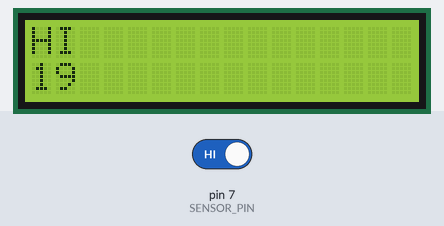
The sketch below on a simulated Arduino Uno, built with avr-gcc and run on an emulated ATmega328P. On the bench: 16×2 character LCD. The test bench sets the inputs (shaded band); at power-on: pin 7 (SENSOR_PIN) HIGH. What the sketch prints to the serial monitor is not drawn.

Above: at 1.2 s.
1.3 s: pin 7 (SENSOR_PIN) driven LOW
At 1.3 s:
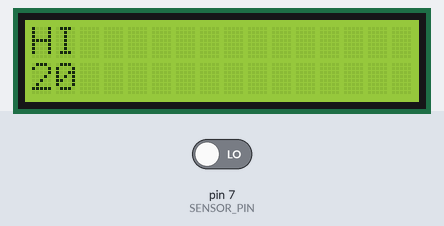
2.8 s: pin 7 (SENSOR_PIN) driven HIGH
At 3.26 s:
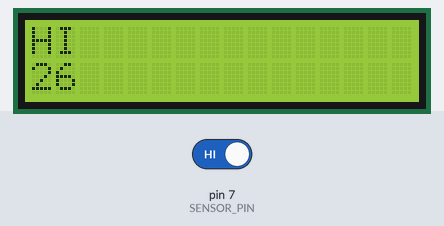

Measured:
- after the input at 2.8 s, the display: first changes after 0.06 s (image 2 shows a later state)

The sketch:

signoff3.ino
```cpp
// include the library code:
#include <LiquidCrystal.h>

// initialize the library by associating any needed LCD interface pin
// with the arduino pin number it is connected to
const int rs = 12, en = 11, d4 = 5, d5 = 4, d6 = 3, d7 = 2;
LiquidCrystal lcd(rs, en, d4, d5, d6, d7);
const byte LED_PIN = LED_BUILTIN; // LED_BUILTIN = 13 on the

const byte SENSOR_PIN = 7; // this is our interrupt pin for the tilt sensor
int state = 0;
int Step = 0;
int previousState = 0;
volatile float time = 0;
volatile float timediff = 0;


void setup() {
  // set up the LCD's number of columns and rows:
  lcd.begin(16, 2);
  lcd.print("HI");
  pinMode(SENSOR_PIN, INPUT_PULLUP);
  Serial.begin(9600); // for debugging purposes
}

void loop() {
  time = millis();
  state = digitalRead(SENSOR_PIN);
  Serial.println(state);
  if (state == HIGH) {
      // debouncing code
      timediff = (millis() - time);
      if (timediff > 3)
        Step = Step + 1;
  }
  else {
  }
  lcd.setCursor(0, 1);
  // print the number of seconds since reset:
  lcd.print(Step);


}
```
